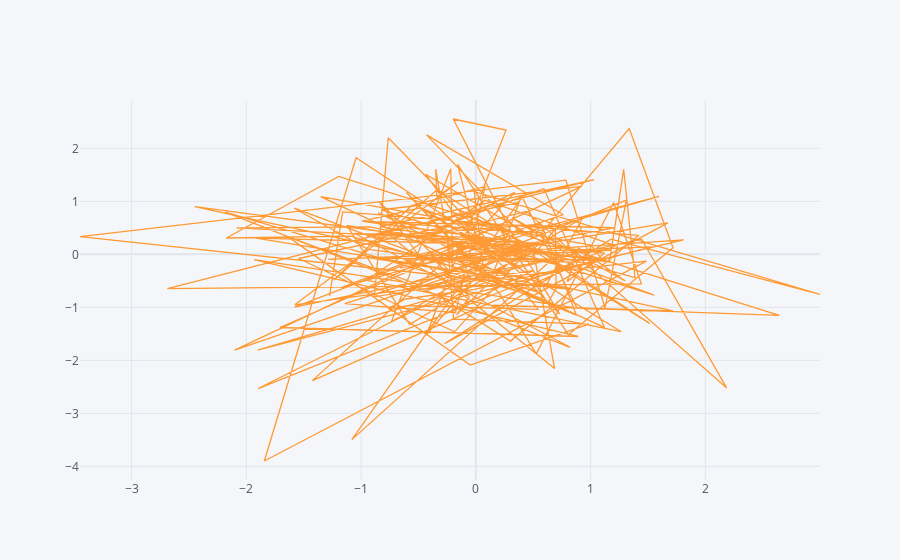

Here is the notebook cell this chart was saved with:
### Code cell
df.iplot(kind='scatter', x='A', y='B')

### Figure 1 — Plotly figure (JSON) as saved in the notebook; plotly's stock layout.template omitted (floating-point values rounded to 4 significant figures; data arrays with more than 128 entries replaced by an {"elided": "..."} marker saying what was removed)
{"data": [{"line": {"color": "rgba(255, 153, 51, 1.0)", "dash": "solid", "shape": "linear", "width": 1.3}, "mode": "lines", "name": "B", "text": "", "type": "scatter", "x": {"elided": "200 float values"}, "y": {"elided": "200 float values"}}], "layout": {"legend": {"bgcolor": "#F5F6F9", "font": {"color": "#4D5663"}}, "paper_bgcolor": "#F5F6F9", "plot_bgcolor": "#F5F6F9", "title": {"font": {"color": "#4D5663"}}, "xaxis": {"gridcolor": "#E1E5ED", "showgrid": true, "tickfont": {"color": "#4D5663"}, "title": {"font": {"color": "#4D5663"}, "text": ""}, "zerolinecolor": "#E1E5ED"}, "yaxis": {"gridcolor": "#E1E5ED", "showgrid": true, "tickfont": {"color": "#4D5663"}, "title": {"font": {"color": "#4D5663"}, "text": ""}, "zerolinecolor": "#E1E5ED"}}}
